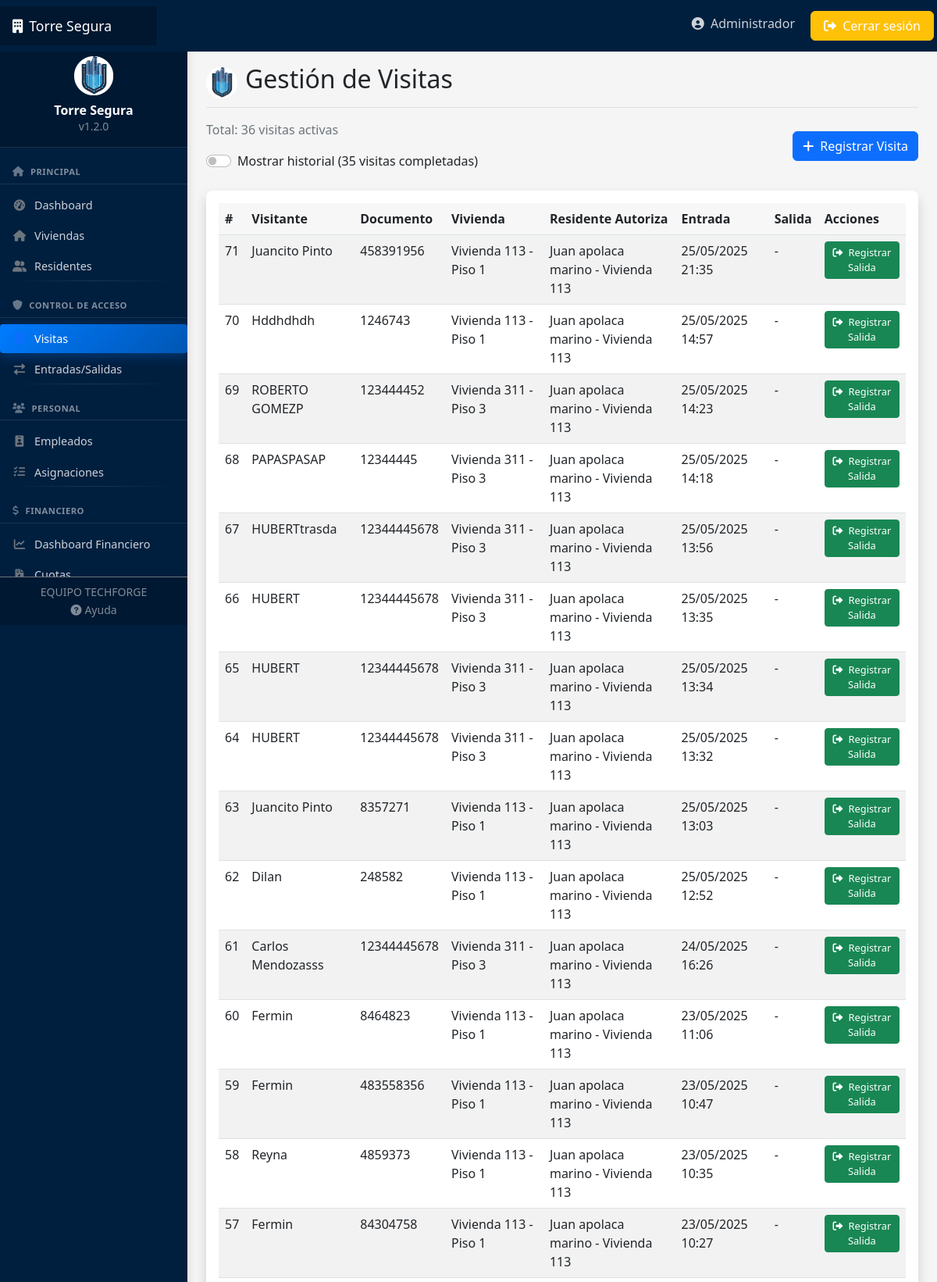
Page /accesos/visitas/ (signed in, upper part) on the committed database.
### usuarios/models.py (models this page shows, shortened)
class Usuario(AbstractUser):
    TIPOS_DOCUMENTO = [
        ('DNI', 'DNI'),
        ('PASAPORTE', 'Pasaporte'),
        ('CEDULA', 'Cédula'),
    ]
    rol = models.ForeignKey(Rol, on_delete=models.SET_NULL, null=True, related_name='usuarios')
    telefono = models.CharField(max_length=15, blank=True)
    tipo_documento = models.CharField(max_length=10, choices=TIPOS_DOCUMENTO, default='DNI')
    numero_documento = models.CharField(max_length=20, blank=True)
    foto = models.ImageField(upload_to='usuarios/', blank=True, null=True)

### accesos/models.py (models this page shows, shortened)
class Visita(models.Model):
    nombre_visitante = models.CharField(max_length=100)
    documento_visitante = models.CharField(max_length=20)
    vivienda_destino = models.ForeignKey(Vivienda, on_delete=models.CASCADE, related_name='visitas')
    residente_autoriza = models.ForeignKey(Residente, on_delete=models.CASCADE, related_name='visitas_autorizadas')
    fecha_hora_entrada = models.DateTimeField(auto_now_add=True)
    fecha_hora_salida = models.DateTimeField(null=True, blank=True)
    motivo = models.TextField(blank=True)
    registrado_por = models.ForeignKey(Usuario, on_delete=models.SET_NULL, null=True)

### viviendas/models.py (models this page shows, shortened)
class Vivienda(models.Model):
    ESTADOS = [
        ('OCUPADO', 'Ocupado'),
        ('DESOCUPADO', 'Desocupado'),
        ('MANTENIMIENTO', 'En mantenimiento'),
        ('BAJA', 'Dado de baja'),
    ]
    edificio = models.ForeignKey(Edificio, on_delete=models.CASCADE, related_name='viviendas')
    numero = models.CharField(max_length=10)
    piso = models.PositiveIntegerField()
    metros_cuadrados = models.DecimalField(max_digits=6, decimal_places=2)
    habitaciones = models.PositiveIntegerField(default=1)
    baños = models.PositiveIntegerField(default=1)
    estado = models.CharField(max_length=15, choices=ESTADOS, default='DESOCUPADO')
    activo = models.BooleanField(default=True, help_text="Indica si la vivienda está activa o ha sido dada de baja")
    fecha_baja = models.DateField(null=True, blank=True, help_text="Fecha en la que se dio de baja la vivienda")
    motivo_baja = models.TextField(blank=True, null=True, help_text="Motivo por el cual se dio de baja la vivienda")
    def __str__(self):
        return f"Vivienda {self.numero} - Piso {self.piso}"

class Residente(models.Model):
    usuario = models.OneToOneField(Usuario, on_delete=models.CASCADE, related_name='residente')
    vivienda = models.ForeignKey(Vivienda, on_delete=models.SET_NULL, null=True, related_name='residentes')
    fecha_ingreso = models.DateField(auto_now_add=True)
    vehiculos = models.PositiveIntegerField(default=0)
    activo = models.BooleanField(default=True,
        help_text="Indica si el residente actualmente vive o está relacionado con la vivienda")
    es_propietario = models.BooleanField(default=False)
    def __str__(self):
        return f"{self.usuario.first_name} {self.usuario.last_name} - Vivienda {self.vivienda.numero if self.vivienda else 'No asignada'}"

### accesos/views.py (the view)
# urls.py: path('visitas/', views.VisitaListView.as_view(), name='visita-list'),
class VisitaListView(LoginRequiredMixin, ListView):
    model = Visita
    template_name = 'accesos/visita_list.html'
    context_object_name = 'visitas'
    def get_queryset(self):
        return Visita.objects.filter(fecha_hora_salida__isnull=True).order_by('-fecha_hora_entrada')
    def get_context_data(self, **kwargs):
        context = super().get_context_data(**kwargs)
        context['visitas_historicas'] = Visita.objects.filter(fecha_hora_salida__isnull=False).count()
        return context

### templates/accesos/visita_list.html (shortened to what this page needs)
{% extends 'base.html' %}
{% block header %}Gestión de Visitas{% endblock %}
{% block content %}
<div class="mb-4 d-flex justify-content-between align-items-center">
    <div>
        <p class="text-muted">Total: {{ visitas.count }} visitas activas</p>
        <div class="form-check form-switch">
            <input class="form-check-input" type="checkbox" id="mostrarHistorial">
            <label class="form-check-label" for="mostrarHistorial">Mostrar historial ({{ visitas_historicas }} visitas completadas)</label>
        </div>
    </div>
    <a href="{% url 'visita-create' %}" class="btn btn-primary">
        <i class="fas fa-plus"></i> Registrar Visita
    </a>
</div>
<div class="card shadow">
    <div class="card-body">
        <div class="table-responsive">
            <table class="table table-striped table-hover">
                <thead>
                    <tr>
                        <th>#</th>
                        <th>Visitante</th>
                        <th>Documento</th>
                        <th>Vivienda</th>
                        <th>Residente Autoriza</th>
                        <th>Entrada</th>
                        <th>Salida</th>
                        <th>Acciones</th>
                    </tr>
                </thead>
                <tbody id="visitasActivas">
                    {% for visita in visitas %}
                    <tr>
                        <td>{{ visita.id }}</td>
                        <td>{{ visita.nombre_visitante }}</td>
                        <td>{{ visita.documento_visitante }}</td>
                        <td>{{ visita.vivienda_destino }}</td>
                        <td>{{ visita.residente_autoriza }}</td>
                        <td>{{ visita.fecha_hora_entrada|date:"d/m/Y H:i" }}</td>
                        <td>-</td>
                        <td>
                            <a href="{% url 'visita-salida' visita.id %}" class="btn btn-sm btn-success">
                                <i class="fas fa-sign-out-alt"></i> Registrar Salida
                            </a>
                        </td>
                    </tr>
                    {% empty %}
                    <tr>
                        <td colspan="8" class="text-center">No hay visitas activas</td>
                    </tr>
                    {% endfor %}
                </tbody>
            </table>
        </div>
    </div>
</div>
{% endblock %}

### templates/navbar.html (shortened to what this page needs)
<header class="navbar navbar-dark sticky-top" style="background-color: #001f3f; flex-md-nowrap; p-0; shadow">
    <a class="navbar-brand col-md-3 col-lg-2 me-0 px-3 d-flex align-items-center" href="{% url 'dashboard' %}">
        <span class="d-none d-md-inline"><i class="fas fa-building me-2"></i></span>
        Torre Segura
    </a>
    <div class="navbar-nav ms-auto">
        <div class="nav-item text-nowrap d-none d-md-flex">
            <a class="nav-link p-2 mx-2" href="{% url 'perfil' %}">
                <i class="fas fa-user-circle"></i>
                <span class="ms-1 d-none d-lg-inline">{{ user.first_name|default:user.username }}</span>
            </a>
            <a class="btn btn-warning text-white px-3 m-1" href="{% url 'logout' %}">
                <i class="fas fa-sign-out-alt"></i>
                <span class="d-none d-lg-inline">Cerrar sesión</span>
            </a>
        </div>
    </div>
</header>

### static/css/style.css (style rules this page uses)
:root { --primary-color: #0d6efd; --secondary-color: #6c757d; --success-color: #198754; --danger-color: #dc3545; --warning-color: #ffc107; --info-color: #0dcaf0; --light-color: #f8f9fa; --dark-color: #212529; --sidebar-width: 240px; --navbar-height: 56px; }
body { font-family: 'Segoe UI', Tahoma, Geneva, Verdana, sans-serif; background-color: #f5f5f5; }
.navbar-brand { padding-top: .75rem; padding-bottom: .75rem; font-size: 1.1rem; background-color: rgba(0, 0, 0, .25); box-shadow: inset -1px 0 0 rgba(0, 0, 0, .25); }
.navbar-dark .navbar-nav .nav-link { color: rgba(255, 255, 255, .8); }
.card { margin-bottom: 1.5rem; border: none; box-shadow: 0 0.125rem 0.25rem rgba(0, 0, 0, 0.075); transition: all 0.3s ease; border-radius: 0.5rem; }
.table > :not(:last-child) > :last-child > * { border-bottom-color: inherit; }
.table th { font-weight: 600; background-color: rgba(0, 0, 0, 0.03); }
.btn { font-weight: 500; border-radius: 0.375rem; }
.btn i { margin-right: 0.25rem; }
.btn-sm { font-size: 0.8rem; border-radius: 0.25rem; }

### static/css/responsive.css (style rules this page uses)
.table-responsive { overflow-x: auto; -webkit-overflow-scrolling: touch; }
.btn, .card, .nav-link, .form-control, .form-select { transition: all 0.2s ease; }

### rows in the picture
Usuario: first_name "Administrador"
Visita: id "71", nombre_visitante "Juancito Pinto", documento_visitante "458391956", vivienda_destino "Vivienda 113 - Piso 1", residente_autoriza "Juan apolaca marino - Vivienda 113", fecha_hora_entrada "25/05/2025 21:35"
Visita: id "70", nombre_visitante "Hddhdhdh", documento_visitante "1246743", vivienda_destino "Vivienda 113 - Piso 1", residente_autoriza "Juan apolaca marino - Vivienda 113", fecha_hora_entrada "25/05/2025 14:57"
Visita: id "69", nombre_visitante "ROBERTO GOMEZP", documento_visitante "123444452", vivienda_destino "Vivienda 311 - Piso 3", residente_autoriza "Juan apolaca marino - Vivienda 113", fecha_hora_entrada "25/05/2025 14:23"
Visita: id "68", nombre_visitante "PAPASPASAP", documento_visitante "12344445", vivienda_destino "Vivienda 311 - Piso 3", residente_autoriza "Juan apolaca marino - Vivienda 113", fecha_hora_entrada "25/05/2025 14:18"
Visita: id "67", nombre_visitante "HUBERTtrasda", documento_visitante "12344445678", vivienda_destino "Vivienda 311 - Piso 3", residente_autoriza "Juan apolaca marino - Vivienda 113", fecha_hora_entrada "25/05/2025 13:56"
Visita: id "66", nombre_visitante "HUBERT", documento_visitante "12344445678", vivienda_destino "Vivienda 311 - Piso 3", residente_autoriza "Juan apolaca marino - Vivienda 113", fecha_hora_entrada "25/05/2025 13:35"
Visita: id "65", nombre_visitante "HUBERT", documento_visitante "12344445678", vivienda_destino "Vivienda 311 - Piso 3", residente_autoriza "Juan apolaca marino - Vivienda 113", fecha_hora_entrada "25/05/2025 13:34"
Visita: id "64", nombre_visitante "HUBERT", documento_visitante "12344445678", vivienda_destino "Vivienda 311 - Piso 3", residente_autoriza "Juan apolaca marino - Vivienda 113", fecha_hora_entrada "25/05/2025 13:32"
Visita: id "63", nombre_visitante "Juancito Pinto", documento_visitante "8357271", vivienda_destino "Vivienda 113 - Piso 1", residente_autoriza "Juan apolaca marino - Vivienda 113", fecha_hora_entrada "25/05/2025 13:03"
Visita: id "62", nombre_visitante "Dilan", documento_visitante "248582", vivienda_destino "Vivienda 113 - Piso 1", residente_autoriza "Juan apolaca marino - Vivienda 113", fecha_hora_entrada "25/05/2025 12:52"
Visita: id "61", nombre_visitante "Carlos Mendozasss", documento_visitante "12344445678", vivienda_destino "Vivienda 311 - Piso 3", residente_autoriza "Juan apolaca marino - Vivienda 113", fecha_hora_entrada "24/05/2025 16:26"
Visita: id "60", nombre_visitante "Fermin", documento_visitante "8464823", vivienda_destino "Vivienda 113 - Piso 1", residente_autoriza "Juan apolaca marino - Vivienda 113", fecha_hora_entrada "23/05/2025 11:06"
Visita: id "59", nombre_visitante "Fermin", documento_visitante "483558356", vivienda_destino "Vivienda 113 - Piso 1", residente_autoriza "Juan apolaca marino - Vivienda 113", fecha_hora_entrada "23/05/2025 10:47"
Visita: id "58", nombre_visitante "Reyna", documento_visitante "4859373", vivienda_destino "Vivienda 113 - Piso 1", residente_autoriza "Juan apolaca marino - Vivienda 113", fecha_hora_entrada "23/05/2025 10:35"
Visita: id "57", nombre_visitante "Fermin", documento_visitante "84304758", vivienda_destino "Vivienda 113 - Piso 1", residente_autoriza "Juan apolaca marino - Vivienda 113", fecha_hora_entrada "23/05/2025 10:27"

### other values in the picture
{{ visitas.count }} "36"
{{ visitas_historicas }} "35"
